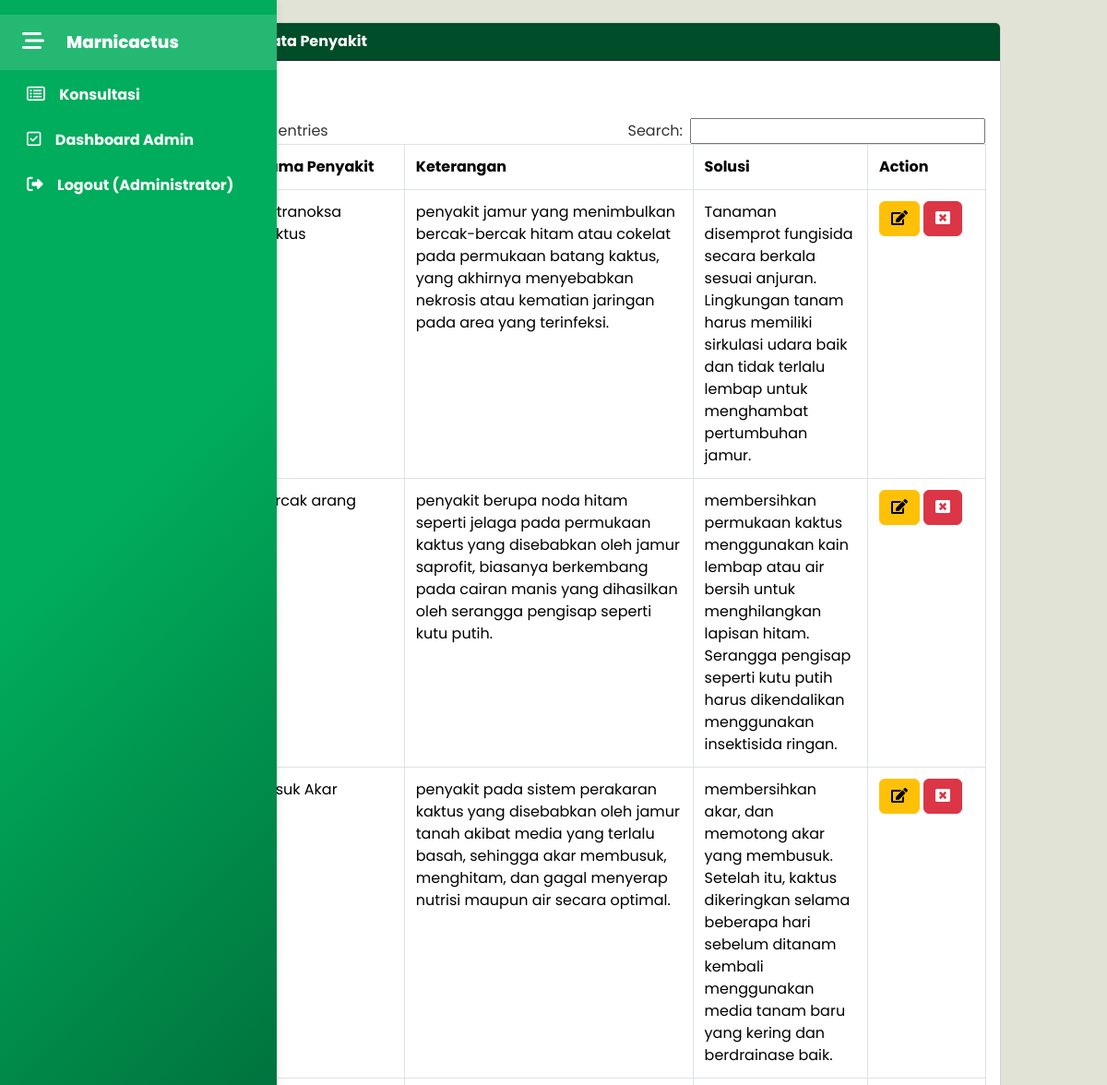
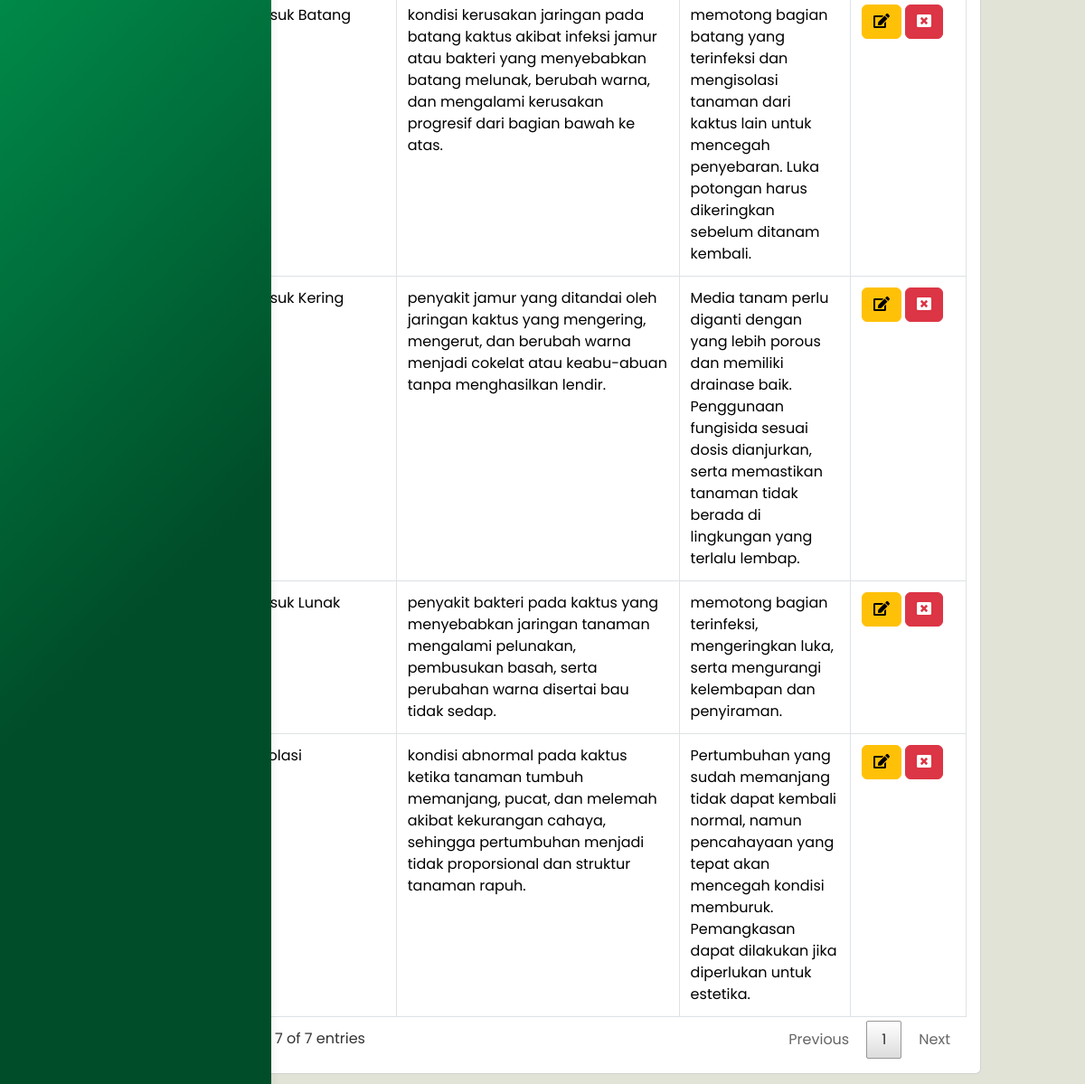
The page /index.php?page=penyakit (signed in) on the database its author committed (2 pictures, top to bottom).
### tables this page shows
CREATE TABLE `penyakit` (
  `idpenyakit` int(11) NOT NULL,
  `nmpenyakit` varchar(50) NOT NULL,
  `keterangan` text NOT NULL,
  `solusi` text NOT NULL
);

### tampil_penyakit.php (the view, shortened to what this page needs)
<div class="card">
  <div class="card-header text-white border-dark"><strong>Halaman Data Penyakit</strong></div>
  <div class="card-body">
<a class="btn btn-primary mb-2" href="?page=penyakit&action=tambah">Tambah</a>
<table class="table table-bordered" id="myTable">
    <thead>
      <tr>
        <th width="50px">No.</th>
        <th width="200px">Nama Penyakit</th>
        <th width="450px">Keterangan</th>
        <th width="200px">Solusi</th>
        <th width="150px">Action</th>
      </tr>
    </thead>
    <tbody>
    <?php
        $no=1;
        $sql = "SELECT*FROM penyakit ORDER BY nmpenyakit ASC";
        $result = $conn->query($sql);
        while($row = $result->fetch_assoc()) {
    ?>
     <tr>
        <td><?php echo $no++; ?></td>
        <td><?php echo $row['nmpenyakit']; ?></td>
        <td><?php echo $row['keterangan']; ?></td>
        <td><?php echo $row['solusi']; ?></td>
        <td>
            <a class="btn btn-warning" href="?page=penyakit&action=update&id=<?php echo $row['idpenyakit']; ?>">
                <i class="fas fa-edit"></i>
            </a>
            <a onclick="return confirm('Yakin menghapus data ini ?')" class="btn btn-danger" href="?page=penyakit&action=hapus&id=<?php echo $row['idpenyakit']; ?>">
                <i class="fas fa-window-close"></i>
            </a>
        </td>
     </tr>
    <?php
     }
    ?>
    </tbody>
</table>
</div>
</div>

### assets/css/all.css (style rules this page uses)
.fa-edit:before { content:"\f044" }
.fa-window-close:before { content:"\f410" }

### assets/css/style.css (style rules this page uses)
a { text-decoration: none; }
body { font-family: "Poppins", sans-serif; width: 100%; margin: 0; padding: 0; background-color: #e1e3d6; }
.card-header { background-color: #004d29; }
table { border-collapse: collapse !important; width: 100%; }
table thead th { border: 1px solid #dee2e6 !important; padding: 0.75rem !important; background-color: #f8f9fa; }
table tbody td { border: 1px solid #dee2e6 !important; padding: 0.75rem !important; }

### rows shown on the page
penyakit: nmpenyakit "Antranoksa Kaktus", keterangan "penyakit jamur yang menimbulkan bercak-bercak hitam atau cokelat pada permukaan batang kaktus, yang akhirnya menyebabkan nekrosis atau kematian jaringan pada area yang terinfeksi.", solusi "Tanaman disemprot fungisida secara berkala sesuai anjuran. Lingkungan tanam harus memiliki sirkulasi udara baik dan tidak terlalu lembap untuk menghambat pertumbuhan jamur."
penyakit: nmpenyakit "Bercak arang", keterangan "penyakit berupa noda hitam seperti jelaga pada permukaan kaktus yang disebabkan oleh jamur saprofit, biasanya berkembang pada cairan manis yang dihasilkan oleh serangga pengisap seperti kutu putih.", solusi "membersihkan permukaan kaktus menggunakan kain lembap atau air bersih untuk menghilangkan lapisan hitam. Serangga pengisap seperti kutu putih harus dikendalikan menggunakan insektisida ringan."
penyakit: nmpenyakit "Busuk Akar", keterangan "penyakit pada sistem perakaran kaktus yang disebabkan oleh jamur tanah akibat media yang terlalu basah, sehingga akar membusuk, menghitam, dan gagal menyerap nutrisi maupun air secara optimal.", solusi "membersihkan akar, dan memotong akar yang membusuk. Setelah itu, kaktus dikeringkan selama beberapa hari sebelum ditanam kembali menggunakan media tanam baru yang kering dan berdrainase baik."
penyakit: nmpenyakit "Busuk Batang", keterangan "kondisi kerusakan jaringan pada batang kaktus akibat infeksi jamur atau bakteri yang menyebabkan batang melunak, berubah warna, dan mengalami kerusakan progresif dari bagian bawah ke atas.", solusi "memotong bagian batang yang terinfeksi dan mengisolasi tanaman dari kaktus lain untuk mencegah penyebaran. Luka potongan harus dikeringkan sebelum ditanam kembali."
penyakit: nmpenyakit "Busuk Kering", keterangan "penyakit jamur yang ditandai oleh jaringan kaktus yang mengering, mengerut, dan berubah warna menjadi cokelat atau keabu-abuan tanpa menghasilkan lendir.", solusi "Media tanam perlu diganti dengan yang lebih porous dan memiliki drainase baik. Penggunaan fungisida sesuai dosis dianjurkan, serta memastikan tanaman tidak berada di lingkungan yang terlalu lembap."
penyakit: nmpenyakit "Busuk Lunak", keterangan "penyakit bakteri pada kaktus yang menyebabkan jaringan tanaman mengalami pelunakan, pembusukan basah, serta perubahan warna disertai bau tidak sedap.", solusi "memotong bagian terinfeksi, mengeringkan luka, serta mengurangi kelembapan dan penyiraman."
penyakit: nmpenyakit "Etiolasi", keterangan "kondisi abnormal pada kaktus ketika tanaman tumbuh memanjang, pucat, dan melemah akibat kekurangan cahaya, sehingga pertumbuhan menjadi tidak proporsional dan struktur tanaman rapuh.", solusi "Pertumbuhan yang sudah memanjang tidak dapat kembali normal, namun pencahayaan yang tepat akan mencegah kondisi memburuk. Pemangkasan dapat dilakukan jika diperlukan untuk estetika."

### other values the page prints
$_SESSION['admin_name'] "Administrator"
